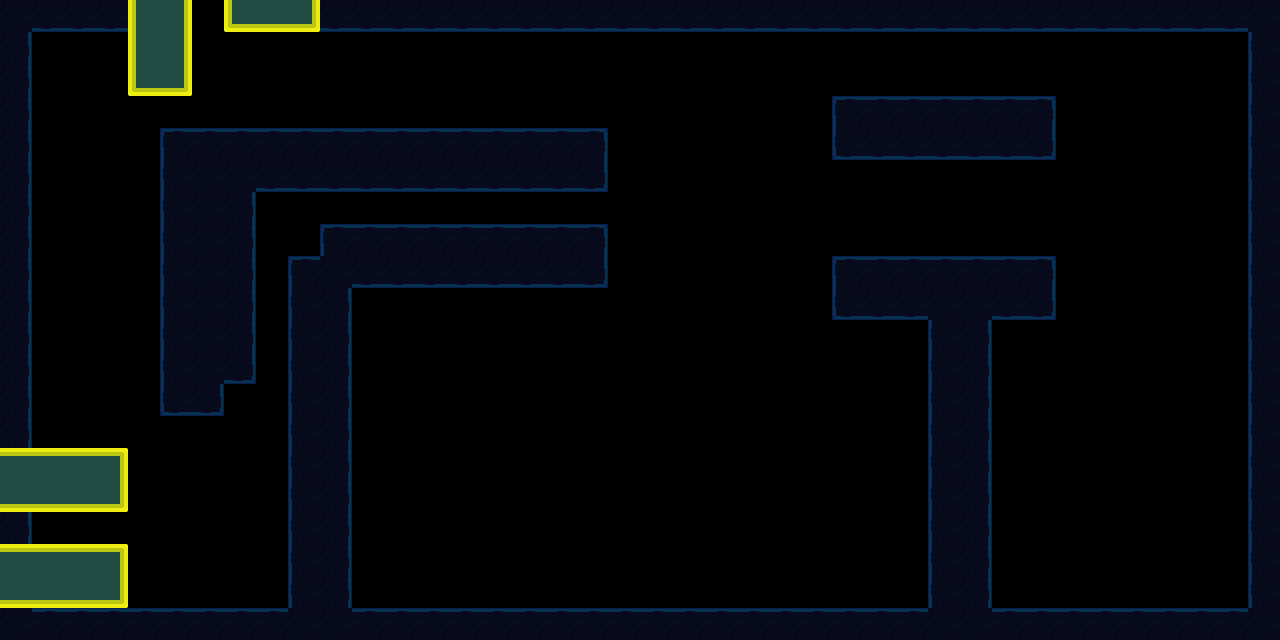

Rendered tile map (Tiled .tmx) drawn with the repository's tilesets; below, a short description and the full map source, tile grids included:
An orthogonal 40x20 tile map with 32x32 px tiles, 1 tile layer (Ground), 1 hidden layer not drawn, 2 tilesets and 18 objects (4x Light, 4x CollisionSquare, 2x Pirahna, 2x Urchin, Lizard, ...).

<map version="1.10" tiledversion="1.10.2" orientation="orthogonal" renderorder="right-down" width="40" height="20" tilewidth="32" tileheight="32" infinite="0" nextlayerid="4" nextobjectid="83">
 <editorsettings>
  <export target="../maps/Level4.tmj" format="json" />
 </editorsettings>
 <tileset firstgid="1" name="MarkingTile" tilewidth="32" tileheight="32" tilecount="1" columns="1">
  <image source="../sampleTile.png" width="32" height="32" />
  <tile id="0">
   <properties>
    <property name="collides" type="bool" value="true" />
   </properties>
  </tile>
 </tileset>
 <tileset firstgid="2" name="AquaTile" tilewidth="32" tileheight="32" tilecount="100" columns="10">
  <image source="../StaticImages/tilesheet.png" width="320" height="320" />
  <tile id="0">
   <properties>
    <property name="collides" type="bool" value="false" />
   </properties>
  </tile>
  <tile id="1">
   <properties>
    <property name="collides" type="bool" value="true" />
   </properties>
  </tile>
  <tile id="2">
   <properties>
    <property name="collides" type="bool" value="true" />
   </properties>
  </tile>
  <tile id="3">
   <properties>
    <property name="collides" type="bool" value="true" />
   </properties>
  </tile>
  <tile id="4">
   <properties>
    <property name="collides" type="bool" value="false" />
   </properties>
  </tile>
  <tile id="5">
   <properties>
    <property name="collides" type="bool" value="true" />
   </properties>
  </tile>
  <tile id="6">
   <properties>
    <property name="collides" type="bool" value="true" />
   </properties>
  </tile>
  <tile id="7">
   <properties>
    <property name="collides" type="bool" value="true" />
   </properties>
  </tile>
  <tile id="8">
   <properties>
    <property name="collides" type="bool" value="false" />
   </properties>
  </tile>
  <tile id="9">
   <properties>
    <property name="collides" type="bool" value="false" />
   </properties>
  </tile>
  <tile id="10">
   <properties>
    <property name="collides" type="bool" value="false" />
   </properties>
  </tile>
  <tile id="11">
   <properties>
    <property name="collides" type="bool" value="true" />
   </properties>
  </tile>
  <tile id="12">
   <properties>
    <property name="collides" type="bool" value="true" />
   </properties>
  </tile>
  <tile id="13">
   <properties>
    <property name="collides" type="bool" value="true" />
   </properties>
  </tile>
  <tile id="14">
   <properties>
    <property name="collides" type="bool" value="false" />
   </properties>
  </tile>
  <tile id="15">
   <properties>
    <property name="collides" type="bool" value="true" />
   </properties>
  </tile>
  <tile id="16">
   <properties>
    <property name="collides" type="bool" value="true" />
   </properties>
  </tile>
  <tile id="17">
   <properties>
    <property name="collides" type="bool" value="true" />
   </properties>
  </tile>
  <tile id="18">
   <properties>
    <property name="collides" type="bool" value="false" />
   </properties>
  </tile>
  <tile id="19">
   <properties>
    <property name="collides" type="bool" value="false" />
   </properties>
  </tile>
  <tile id="20">
   <properties>
    <property name="collides" type="bool" value="false" />
   </properties>
  </tile>
  <tile id="21">
   <properties>
    <property name="collides" type="bool" value="true" />
   </properties>
  </tile>
  <tile id="22">
   <properties>
    <property name="collides" type="bool" value="true" />
   </properties>
  </tile>
  <tile id="23">
   <properties>
    <property name="collides" type="bool" value="true" />
   </properties>
  </tile>
  <tile id="24">
   <properties>
    <property name="collides" type="bool" value="false" />
   </properties>
  </tile>
  <tile id="25">
   <properties>
    <property name="collides" type="bool" value="true" />
   </properties>
  </tile>
  <tile id="26">
   <properties>
    <property name="collides" type="bool" value="true" />
   </properties>
  </tile>
  <tile id="27">
   <properties>
    <property name="collides" type="bool" value="true" />
   </properties>
  </tile>
  <tile id="28">
   <properties>
    <property name="collides" type="bool" value="false" />
   </properties>
  </tile>
  <tile id="29">
   <properties>
    <property name="collides" type="bool" value="false" />
   </properties>
  </tile>
  <tile id="30">
   <properties>
    <property name="collides" type="bool" value="false" />
   </properties>
  </tile>
  <tile id="31">
   <properties>
    <property name="collides" type="bool" value="false" />
   </properties>
  </tile>
  <tile id="32">
   <properties>
    <property name="collides" type="bool" value="false" />
   </properties>
  </tile>
  <tile id="33">
   <properties>
    <property name="collides" type="bool" value="false" />
   </properties>
  </tile>
  <tile id="34">
   <properties>
    <property name="collides" type="bool" value="false" />
   </properties>
  </tile>
  <tile id="35">
   <properties>
    <property name="collides" type="bool" value="false" />
   </properties>
  </tile>
  <tile id="36">
   <properties>
    <property name="collides" type="bool" value="false" />
   </properties>
  </tile>
  <tile id="37">
   <properties>
    <property name="collides" type="bool" value="false" />
   </properties>
  </tile>
  <tile id="38">
   <properties>
    <property name="collides" type="bool" value="false" />
   </properties>
  </tile>
  <tile id="39">
   <properties>
    <property name="collides" type="bool" value="false" />
   </properties>
  </tile>
  <tile id="40">
   <properties>
    <property name="collides" type="bool" value="false" />
   </properties>
  </tile>
  <tile id="41">
   <properties>
    <property name="collides" type="bool" value="true" />
   </properties>
  </tile>
  <tile id="42">
   <properties>
    <property name="collides" type="bool" value="true" />
   </properties>
  </tile>
  <tile id="43">
   <properties>
    <property name="collides" type="bool" value="true" />
   </properties>
  </tile>
  <tile id="44">
   <properties>
    <property name="collides" type="bool" value="false" />
   </properties>
  </tile>
  <tile id="45">
   <properties>
    <property name="collides" type="bool" value="false" />
   </properties>
  </tile>
  <tile id="46">
   <properties>
    <property name="collides" type="bool" value="false" />
   </properties>
  </tile>
  <tile id="47">
   <properties>
    <property name="collides" type="bool" value="false" />
   </properties>
  </tile>
  <tile id="48">
   <properties>
    <property name="collides" type="bool" value="false" />
   </properties>
  </tile>
  <tile id="49">
   <properties>
    <property name="collides" type="bool" value="false" />
   </properties>
  </tile>
  <tile id="50">
   <properties>
    <property name="collides" type="bool" value="false" />
   </properties>
  </tile>
  <tile id="51">
   <properties>
    <property name="collides" type="bool" value="true" />
   </properties>
  </tile>
  <tile id="52">
   <properties>
    <property name="collides" type="bool" value="true" />
   </properties>
  </tile>
  <tile id="53">
   <properties>
    <property name="collides" type="bool" value="true" />
   </properties>
  </tile>
  <tile id="54">
   <properties>
    <property name="collides" type="bool" value="false" />
   </properties>
  </tile>
  <tile id="55">
   <properties>
    <property name="collides" type="bool" value="false" />
   </properties>
  </tile>
  <tile id="56">
   <properties>
    <property name="collides" type="bool" value="false" />
   </properties>
  </tile>
  <tile id="57">
   <properties>
    <property name="collides" type="bool" value="false" />
   </properties>
  </tile>
  <tile id="58">
   <properties>
    <property name="collides" type="bool" value="false" />
   </properties>
  </tile>
  <tile id="59">
   <properties>
    <property name="collides" type="bool" value="false" />
   </properties>
  </tile>
  <tile id="60">
   <properties>
    <property name="collides" type="bool" value="false" />
   </properties>
  </tile>
  <tile id="61">
   <properties>
    <property name="collides" type="bool" value="true" />
   </properties>
  </tile>
  <tile id="62">
   <properties>
    <property name="collides" type="bool" value="true" />
   </properties>
  </tile>
  <tile id="63">
   <properties>
    <property name="collides" type="bool" value="true" />
   </properties>
  </tile>
  <tile id="64">
   <properties>
    <property name="collides" type="bool" value="false" />
   </properties>
  </tile>
  <tile id="65">
   <properties>
    <property name="collides" type="bool" value="false" />
   </properties>
  </tile>
  <tile id="66">
   <properties>
    <property name="collides" type="bool" value="false" />
   </properties>
  </tile>
  <tile id="67">
   <properties>
    <property name="collides" type="bool" value="false" />
   </properties>
  </tile>
  <tile id="68">
   <properties>
    <property name="collides" type="bool" value="false" />
   </properties>
  </tile>
  <tile id="69">
   <properties>
    <property name="collides" type="bool" value="false" />
   </properties>
  </tile>
  <tile id="70">
   <properties>
    <property name="collides" type="bool" value="false" />
   </properties>
  </tile>
  <tile id="71">
   <properties>
    <property name="collides" type="bool" value="false" />
   </properties>
  </tile>
  <tile id="72">
   <properties>
    <property name="collides" type="bool" value="false" />
   </properties>
  </tile>
  <tile id="73">
   <properties>
    <property name="collides" type="bool" value="false" />
   </properties>
  </tile>
  <tile id="74">
   <properties>
    <property name="collides" type="bool" value="false" />
   </properties>
  </tile>
  <tile id="75">
   <properties>
    <property name="collides" type="bool" value="false" />
   </properties>
  </tile>
  <tile id="76">
   <properties>
    <property name="collides" type="bool" value="false" />
   </properties>
  </tile>
  <tile id="77">
   <properties>
    <property name="collides" type="bool" value="false" />
   </properties>
  </tile>
  <tile id="78">
   <properties>
    <property name="collides" type="bool" value="false" />
   </properties>
  </tile>
  <tile id="79">
   <properties>
    <property name="collides" type="bool" value="false" />
   </properties>
  </tile>
  <tile id="80">
   <properties>
    <property name="collides" type="bool" value="false" />
   </properties>
  </tile>
  <tile id="81">
   <properties>
    <property name="collides" type="bool" value="false" />
   </properties>
  </tile>
  <tile id="82">
   <properties>
    <property name="collides" type="bool" value="false" />
   </properties>
  </tile>
  <tile id="83">
   <properties>
    <property name="collides" type="bool" value="false" />
   </properties>
  </tile>
  <tile id="84">
   <properties>
    <property name="collides" type="bool" value="false" />
   </properties>
  </tile>
  <tile id="85">
   <properties>
    <property name="collides" type="bool" value="false" />
   </properties>
  </tile>
  <tile id="86">
   <properties>
    <property name="collides" type="bool" value="false" />
   </properties>
  </tile>
  <tile id="87">
   <properties>
    <property name="collides" type="bool" value="false" />
   </properties>
  </tile>
  <tile id="88">
   <properties>
    <property name="collides" type="bool" value="false" />
   </properties>
  </tile>
  <tile id="89">
   <properties>
    <property name="collides" type="bool" value="false" />
   </properties>
  </tile>
  <tile id="90">
   <properties>
    <property name="collides" type="bool" value="false" />
   </properties>
  </tile>
  <tile id="91">
   <properties>
    <property name="collides" type="bool" value="false" />
   </properties>
  </tile>
  <tile id="92">
   <properties>
    <property name="collides" type="bool" value="false" />
   </properties>
  </tile>
  <tile id="93">
   <properties>
    <property name="collides" type="bool" value="false" />
   </properties>
  </tile>
  <tile id="94">
   <properties>
    <property name="collides" type="bool" value="false" />
   </properties>
  </tile>
  <tile id="95">
   <properties>
    <property name="collides" type="bool" value="false" />
   </properties>
  </tile>
  <tile id="96">
   <properties>
    <property name="collides" type="bool" value="false" />
   </properties>
  </tile>
  <tile id="97">
   <properties>
    <property name="collides" type="bool" value="false" />
   </properties>
  </tile>
  <tile id="98">
   <properties>
    <property name="collides" type="bool" value="false" />
   </properties>
  </tile>
  <tile id="99">
   <properties>
    <property name="collides" type="bool" value="false" />
   </properties>
  </tile>
 </tileset>
 <layer id="1" name="Blocking" width="40" height="20" visible="0">
  <data encoding="csv">
1,1,1,1,1,1,1,1,1,1,1,1,1,1,1,1,1,1,1,1,1,1,1,1,1,1,1,1,1,1,1,1,1,1,1,1,1,1,1,1,
1,1,1,1,1,1,1,1,1,1,1,1,1,1,1,1,1,1,1,1,1,1,1,1,1,0,0,0,0,0,0,0,0,0,0,0,0,0,0,1,
1,0,0,1,1,1,1,1,1,1,1,1,1,1,1,1,1,1,1,1,1,1,1,0,0,0,0,0,0,0,0,0,0,0,0,0,0,0,0,1,
1,0,0,0,0,0,0,0,0,0,0,0,0,0,0,0,0,0,0,0,0,0,0,0,0,0,0,0,0,0,0,0,0,0,0,0,0,0,0,1,
1,0,0,0,0,0,0,0,0,0,0,0,0,0,0,0,0,0,0,0,0,0,0,0,0,0,0,0,0,0,0,0,0,0,0,0,0,0,0,1,
1,0,0,0,0,0,0,0,0,0,0,0,0,0,0,0,0,0,0,0,0,0,0,0,0,0,0,0,0,0,0,0,0,0,0,0,0,0,0,1,
1,1,1,1,1,1,1,1,1,1,1,1,1,1,1,1,1,1,1,1,1,1,1,1,1,1,1,1,1,1,1,1,1,1,1,1,0,0,0,1,
1,1,1,1,1,1,1,1,1,0,1,1,1,0,0,0,0,0,0,0,0,0,0,0,0,0,0,0,0,0,0,0,0,0,0,0,0,0,0,1,
1,1,1,1,1,1,1,1,0,0,0,1,0,0,0,0,0,0,0,0,0,0,0,0,0,0,0,0,0,0,0,0,0,0,0,0,0,0,0,1,
1,0,0,0,0,0,0,0,0,0,0,1,0,0,0,0,0,0,0,0,0,0,0,0,0,0,0,0,0,0,0,0,0,0,0,0,0,0,0,1,
1,0,0,0,0,0,0,0,0,0,0,1,0,0,0,0,0,0,0,0,1,0,0,0,0,0,0,0,0,0,0,0,0,0,0,0,0,0,0,1,
1,0,0,0,0,0,0,0,0,0,0,1,0,0,0,0,0,0,0,0,1,0,0,0,1,1,1,1,1,1,1,1,1,1,0,0,0,0,0,1,
1,0,0,0,0,0,0,0,0,0,0,1,0,0,0,0,0,0,0,0,1,0,0,0,0,0,1,1,1,1,1,0,0,0,0,0,0,0,0,1,
1,0,0,0,0,0,0,0,0,0,0,0,0,0,0,0,0,0,0,0,1,0,0,0,1,1,1,1,1,1,1,1,0,0,0,0,0,0,0,1,
1,0,0,0,0,0,0,0,0,0,0,0,0,0,0,0,0,0,0,0,1,1,1,1,1,1,1,1,1,1,1,1,1,1,0,0,0,0,0,1,
1,0,0,0,0,0,0,0,0,0,0,0,0,0,0,0,0,0,0,0,1,1,1,1,1,1,1,1,1,1,1,1,1,1,1,1,1,1,1,1,
0,0,0,0,0,0,0,0,0,0,0,0,0,0,0,0,0,0,0,0,1,1,1,1,1,1,1,1,1,1,1,1,1,1,1,1,1,1,1,1,
1,1,1,1,1,1,1,1,1,1,1,1,1,1,1,1,1,1,1,1,1,1,1,1,1,1,1,1,1,1,1,1,1,1,1,1,1,1,1,1,
1,1,1,1,1,1,1,1,1,1,1,1,1,1,1,1,1,1,1,1,1,1,1,1,1,1,1,1,1,1,1,1,1,1,1,1,1,1,1,1,
1,1,1,1,1,1,1,1,1,1,1,1,1,1,1,1,1,1,1,1,1,1,1,1,1,1,1,1,1,1,1,1,1,1,1,1,1,1,1,1
</data>
 </layer>
 <layer id="3" name="Ground" width="40" height="20">
  <data encoding="csv">
14,24,24,24,53,55,0,63,64,65,24,24,24,24,24,24,24,24,24,24,24,24,24,24,24,24,24,24,24,24,24,24,24,24,24,24,24,24,24,14,
15,0,0,0,53,55,0,0,0,0,0,0,0,0,0,0,0,0,0,0,0,0,0,0,0,0,0,0,0,0,0,0,0,0,0,0,0,0,0,13,
15,0,0,0,63,65,0,0,0,0,0,0,0,0,0,0,0,0,0,0,0,0,0,0,0,0,0,0,0,0,0,0,0,0,0,0,0,0,0,13,
15,0,0,0,0,0,0,0,0,0,0,0,0,0,0,0,0,0,0,0,0,0,0,0,0,0,3,4,4,4,4,4,5,0,0,0,0,0,0,13,
15,0,0,0,0,3,4,4,4,4,4,4,4,4,4,4,4,4,5,0,0,0,0,0,0,0,23,24,24,24,24,24,25,0,0,0,0,0,0,13,
15,0,0,0,0,13,14,14,24,24,24,24,24,24,24,24,24,24,25,0,0,0,0,0,0,0,0,0,0,0,0,0,0,0,0,0,0,0,0,13,
15,0,0,0,0,13,14,15,0,0,0,0,0,0,0,0,0,0,0,0,0,0,0,0,0,0,0,0,0,0,0,0,0,0,0,0,0,0,0,13,
15,0,0,0,0,13,14,15,0,0,3,4,4,4,4,4,4,4,5,0,0,0,0,0,0,0,0,0,0,0,0,0,0,0,0,0,0,0,0,13,
15,0,0,0,0,13,14,15,0,3,14,24,24,24,24,24,24,24,25,0,0,0,0,0,0,0,3,4,4,4,4,4,5,0,0,0,0,0,0,13,
15,0,0,0,0,13,14,15,0,13,15,0,0,0,0,0,0,0,0,0,0,0,0,0,0,0,23,24,24,14,14,24,25,0,0,0,0,0,0,13,
15,0,0,0,0,13,14,15,0,13,15,0,0,0,0,0,0,0,0,0,0,0,0,0,0,0,0,0,0,13,15,0,0,0,0,0,0,0,0,13,
15,0,0,0,0,13,14,25,0,13,15,0,0,0,0,0,0,0,0,0,0,0,0,0,0,0,0,0,0,13,15,0,0,0,0,0,0,0,0,13,
15,0,0,0,0,23,25,0,0,13,15,0,0,0,0,0,0,0,0,0,0,0,0,0,0,0,0,0,0,13,15,0,0,0,0,0,0,0,0,13,
15,0,0,0,0,0,0,0,0,13,15,0,0,0,0,0,0,0,0,0,0,0,0,0,0,0,0,0,0,13,15,0,0,0,0,0,0,0,0,13,
44,44,44,45,0,0,0,0,0,13,15,0,0,0,0,0,0,0,0,0,0,0,0,0,0,0,0,0,0,13,15,0,0,0,0,0,0,0,0,13,
64,64,64,65,0,0,0,0,0,13,15,0,0,0,0,0,0,0,0,0,0,0,0,0,0,0,0,0,0,13,15,0,0,0,0,0,0,0,0,13,
15,0,0,0,0,0,0,0,0,13,15,0,0,0,0,0,0,0,0,0,0,0,0,0,0,0,0,0,0,13,15,0,0,0,0,0,0,0,0,13,
44,44,44,45,0,0,0,0,0,13,15,0,0,0,0,0,0,0,0,0,0,0,0,0,0,0,0,0,0,13,15,0,0,0,0,0,0,0,0,13,
64,64,64,65,0,0,0,0,0,13,15,0,0,0,0,0,0,0,0,0,0,0,0,0,0,0,0,0,0,13,15,0,0,0,0,0,0,0,0,13,
14,4,4,4,4,4,4,4,4,14,14,4,4,4,4,4,4,4,4,4,4,4,4,4,4,4,4,4,4,14,14,4,4,4,4,4,4,4,4,14
</data>
 </layer>
 <objectgroup id="2" name="ObjectLayer">
  <properties>
   <property name="Level" value="Level2" />
  </properties>
  <object id="41" name="Lizard" x="124.758" y="539.061">
   <point />
  </object>
  <object id="42" name="SceneSwitch" x="204.788" y="-53.485">
   <properties>
    <property name="Level" value="Level5" />
   </properties>
   <point />
  </object>
  <object id="52" name="Pirahna" x="408.667" y="372.667">
   <properties>
    <property name="rotation" type="int" value="90" />
   </properties>
   <point />
  </object>
  <object id="61" name="Light" x="936.67" y="217.334">
   <properties>
    <property name="intensity" type="int" value="3" />
    <property name="radius" type="int" value="600" />
   </properties>
   <point />
  </object>
  <object id="62" name="Light" x="464" y="217.334">
   <properties>
    <property name="intensity" type="int" value="3" />
    <property name="radius" type="int" value="600" />
   </properties>
   <point />
  </object>
  <object id="63" name="Light" x="-128.667" y="564">
   <properties>
    <property name="intensity" type="int" value="5" />
    <property name="radius" type="int" value="600" />
   </properties>
   <point />
  </object>
  <object id="71" name="Lever" x="1234" y="244">
   <properties>
    <property name="rotation" type="int" value="-90" />
   </properties>
   <point />
  </object>
  <object id="72" name="spikePirahna" x="1144" y="586">
   <properties>
    <property name="rotation" type="int" value="-90" />
   </properties>
   <point />
  </object>
  <object id="73" name="Pirahna" x="724" y="462">
   <properties>
    <property name="rotation" type="int" value="-90" />
   </properties>
   <point />
  </object>
  <object id="74" name="Bubble" x="852" y="238">
   <point />
  </object>
  <object id="75" name="Light" x="220" y="-24">
   <properties>
    <property name="intensity" type="int" value="3" />
    <property name="radius" type="int" value="600" />
   </properties>
   <point />
  </object>
  <object id="76" name="Door" x="192" y="0">
   <properties>
    <property name="Lever" type="object" value="71" />
   </properties>
   <point />
  </object>
  <object id="77" name="Urchin" x="236" y="406">
   <point />
  </object>
  <object id="78" name="Urchin" x="151" y="121">
   <point />
  </object>
  <object id="79" name="CollisionSquare" x="318" y="-86" width="960" height="114" />
  <object id="80" name="CollisionSquare" x="834" y="95" width="221" height="63" />
  <object id="81" name="CollisionSquare" x="833" y="255" width="221" height="63" />
  <object id="82" name="CollisionSquare" x="161" y="129" width="446" height="62" />
 </objectgroup>
</map>
